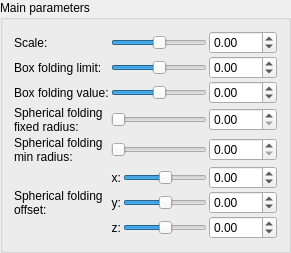
    <widget class="QGroupBox" name="groupBox">
     <property name="title">
      <string>Main parameters</string>
     </property>
     <layout class="QVBoxLayout" name="verticalLayout_2">
      <item>
       <layout class="QGridLayout" name="gridLayout">
        <property name="spacing">
         <number>2</number>
        </property>
        <item row="2" column="0">
         <widget class="QLabel" name="label_9">
          <property name="text">
           <string>Box folding value:</string>
          </property>
         </widget>
        </item>
        <item row="7" column="3">
         <widget class="MyDoubleSpinBox" name="spinbox3_mandelbox_offset_z">
          <property name="prefix">
           <string/>
          </property>
          <property name="suffix">
           <string/>
          </property>
          <property name="decimals">
           <number>2</number>
          </property>
          <property name="minimum">
           <double>-100.000000000000000</double>
          </property>
          <property name="maximum">
           <double>100.000000000000000</double>
          </property>
          <property name="singleStep">
           <double>0.100000000000000</double>
          </property>
         </widget>
        </item>
        <item row="3" column="0">
         <widget class="QLabel" name="label_10">
          <property name="text">
           <string>Spherical folding
fixed radius:</string>
          </property>
         </widget>
        </item>
        <item row="6" column="1">
         <widget class="QLabel" name="label_116">
          <property name="sizePolicy">
           <sizepolicy hsizetype="Preferred" vsizetype="Preferred">
            <horstretch>0</horstretch>
            <verstretch>0</verstretch>
           </sizepolicy>
          </property>
          <property name="text">
           <string>y:</string>
          </property>
          <property name="alignment">
           <set>Qt::AlignRight|Qt::AlignTrailing|Qt::AlignVCenter</set>
          </property>
         </widget>
        </item>
        <item row="5" column="1">
         <widget class="QLabel" name="label_115">
          <property name="sizePolicy">
           <sizepolicy hsizetype="Preferred" vsizetype="Preferred">
            <horstretch>0</horstretch>
            <verstretch>0</verstretch>
           </sizepolicy>
          </property>
          <property name="text">
           <string>x:</string>
          </property>
          <property name="alignment">
           <set>Qt::AlignRight|Qt::AlignTrailing|Qt::AlignVCenter</set>
          </property>
         </widget>
        </item>
        <item row="1" column="0">
         <widget class="QLabel" name="label_8">
          <property name="text">
           <string>Box folding limit:</string>
          </property>
         </widget>
        </item>
        <item row="6" column="3">
         <widget class="MyDoubleSpinBox" name="spinbox3_mandelbox_offset_y">
          <property name="prefix">
           <string/>
          </property>
          <property name="suffix">
           <string/>
          </property>
          <property name="decimals">
           <number>2</number>
          </property>
          <property name="minimum">
           <double>-100.000000000000000</double>
          </property>
          <property name="maximum">
           <double>100.000000000000000</double>
          </property>
          <property name="singleStep">
           <double>0.100000000000000</double>
          </property>
         </widget>
        </item>
        <item row="5" column="3">
         <widget class="MyDoubleSpinBox" name="spinbox3_mandelbox_offset_x">
          <property name="prefix">
           <string/>
          </property>
          <property name="suffix">
           <string/>
          </property>
          <property name="decimals">
           <number>2</number>
          </property>
          <property name="minimum">
           <double>-100.000000000000000</double>
          </property>
          <property name="maximum">
           <double>100.000000000000000</double>
          </property>
          <property name="singleStep">
           <double>0.100000000000000</double>
          </property>
         </widget>
        </item>
        <item row="0" column="0">
         <widget class="QLabel" name="label_7">
          <property name="text">
           <string>Scale:</string>
          </property>
         </widget>
        </item>
        <item row="4" column="3">
         <widget class="MyDoubleSpinBox" name="spinbox_mandelbox_folding_min_radius">
          <property name="prefix">
           <string/>
          </property>
          <property name="suffix">
           <string/>
          </property>
          <property name="decimals">
           <number>2</number>
          </property>
          <property name="maximum">
           <double>100.000000000000000</double>
          </property>
          <property name="singleStep">
           <double>0.100000000000000</double>
          </property>
         </widget>
        </item>
        <item row="1" column="3">
         <widget class="MyDoubleSpinBox" name="spinbox_mandelbox_folding_limit">
          <property name="prefix">
           <string/>
          </property>
          <property name="suffix">
           <string/>
          </property>
          <property name="decimals">
           <number>2</number>
          </property>
          <property name="minimum">
           <double>-100.000000000000000</double>
          </property>
          <property name="maximum">
           <double>100.000000000000000</double>
          </property>
          <property name="singleStep">
           <double>0.100000000000000</double>
          </property>
         </widget>
        </item>
        <item row="2" column="3">
         <widget class="MyDoubleSpinBox" name="spinbox_mandelbox_folding_value">
          <property name="prefix">
           <string/>
          </property>
          <property name="suffix">
           <string/>
          </property>
          <property name="decimals">
           <number>2</number>
          </property>
          <property name="minimum">
           <double>-100.000000000000000</double>
          </property>
          <property name="maximum">
           <double>100.000000000000000</double>
          </property>
          <property name="singleStep">
           <double>0.100000000000000</double>
          </property>
         </widget>
        </item>
        <item row="3" column="3">
         <widget class="MyDoubleSpinBox" name="spinbox_mandelbox_folding_fixed_radius">
          <property name="prefix">
           <string/>
          </property>
          <property name="suffix">
           <string/>
          </property>
          <property name="decimals">
           <number>2</number>
          </property>
          <property name="maximum">
           <double>100.000000000000000</double>
          </property>
          <property name="singleStep">
           <double>0.100000000000000</double>
          </property>
         </widget>
        </item>
        <item row="4" column="0">
         <widget class="QLabel" name="label_11">
          <property name="text">
           <string>Spherical folding
min radius:</string>
          </property>
         </widget>
        </item>
        <item row="5" column="0" rowspan="3">
         <widget class="QLabel" name="label_12">
          <property name="text">
           <string>Spherical folding
offset:</string>
          </property>
         </widget>
        </item>
        <item row="7" column="1">
         <widget class="QLabel" name="label_117">
          <property name="sizePolicy">
           <sizepolicy hsizetype="Preferred" vsizetype="Preferred">
            <horstretch>0</horstretch>
            <verstretch>0</verstretch>
           </sizepolicy>
          </property>
          <property name="text">
           <string>z:</string>
          </property>
          <property name="alignment">
           <set>Qt::AlignRight|Qt::AlignTrailing|Qt::AlignVCenter</set>
          </property>
         </widget>
        </item>
        <item row="0" column="3">
         <widget class="MyDoubleSpinBox" name="spinbox_mandelbox_scale">
          <property name="prefix">
           <string/>
          </property>
          <property name="suffix">
           <string/>
          </property>
          <property name="decimals">
           <number>2</number>
          </property>
          <property name="minimum">
           <double>-100.000000000000000</double>
          </property>
          <property name="maximum">
           <double>100.000000000000000</double>
          </property>
          <property name="singleStep">
           <double>0.100000000000000</double>
          </property>
         </widget>
        </item>
        <item row="5" column="2">
         <widget class="QSlider" name="slider3_mandelbox_offset_x">
          <property name="minimum">
           <number>-500</number>
          </property>
          <property name="maximum">
           <number>500</number>
          </property>
          <property name="singleStep">
           <number>1</number>
          </property>
          <property name="orientation">
           <enum>Qt::Horizontal</enum>
          </property>
         </widget>
        </item>
        <item row="6" column="2">
         <widget class="QSlider" name="slider3_mandelbox_offset_y">
          <property name="minimum">
           <number>-500</number>
          </property>
          <property name="maximum">
           <number>500</number>
          </property>
          <property name="singleStep">
           <number>1</number>
          </property>
          <property name="orientation">
           <enum>Qt::Horizontal</enum>
          </property>
         </widget>
        </item>
        <item row="7" column="2">
         <widget class="QSlider" name="slider3_mandelbox_offset_z">
          <property name="minimum">
           <number>-500</number>
          </property>
          <property name="maximum">
           <number>500</number>
          </property>
          <property name="singleStep">
           <number>1</number>
          </property>
          <property name="orientation">
           <enum>Qt::Horizontal</enum>
          </property>
         </widget>
        </item>
        <item row="4" column="1" colspan="2">
         <widget class="QSlider" name="slider_mandelbox_folding_min_radius">
          <property name="minimum">
           <number>0</number>
          </property>
          <property name="maximum">
           <number>500</number>
          </property>
          <property name="singleStep">
           <number>1</number>
          </property>
          <property name="orientation">
           <enum>Qt::Horizontal</enum>
          </property>
         </widget>
        </item>
        <item row="3" column="1" colspan="2">
         <widget class="QSlider" name="slider_mandelbox_folding_fixed_radius">
          <property name="minimum">
           <number>0</number>
          </property>
          <property name="maximum">
           <number>500</number>
          </property>
          <property name="singleStep">
           <number>1</number>
          </property>
          <property name="orientation">
           <enum>Qt::Horizontal</enum>
          </property>
         </widget>
        </item>
        <item row="2" column="1" colspan="2">
         <widget class="QSlider" name="slider_mandelbox_folding_value">
          <property name="minimum">
           <number>-5000</number>
          </property>
          <property name="maximum">
           <number>5000</number>
          </property>
          <property name="singleStep">
           <number>1</number>
          </property>
          <property name="orientation">
           <enum>Qt::Horizontal</enum>
          </property>
         </widget>
        </item>
        <item row="1" column="1" colspan="2">
         <widget class="QSlider" name="slider_mandelbox_folding_limit">
          <property name="minimum">
           <number>-5000</number>
          </property>
          <property name="maximum">
           <number>5000</number>
          </property>
          <property name="singleStep">
           <number>1</number>
          </property>
          <property name="orientation">
           <enum>Qt::Horizontal</enum>
          </property>
         </widget>
        </item>
        <item row="0" column="1" colspan="2">
         <widget class="QSlider" name="slider_mandelbox_scale">
          <property name="minimum">
           <number>-500</number>
          </property>
          <property name="maximum">
           <number>500</number>
          </property>
          <property name="singleStep">
           <number>1</number>
          </property>
          <property name="orientation">
           <enum>Qt::Horizontal</enum>
          </property>
         </widget>
        </item>
       </layout>
      </item>
     </layout>
    </widget>
